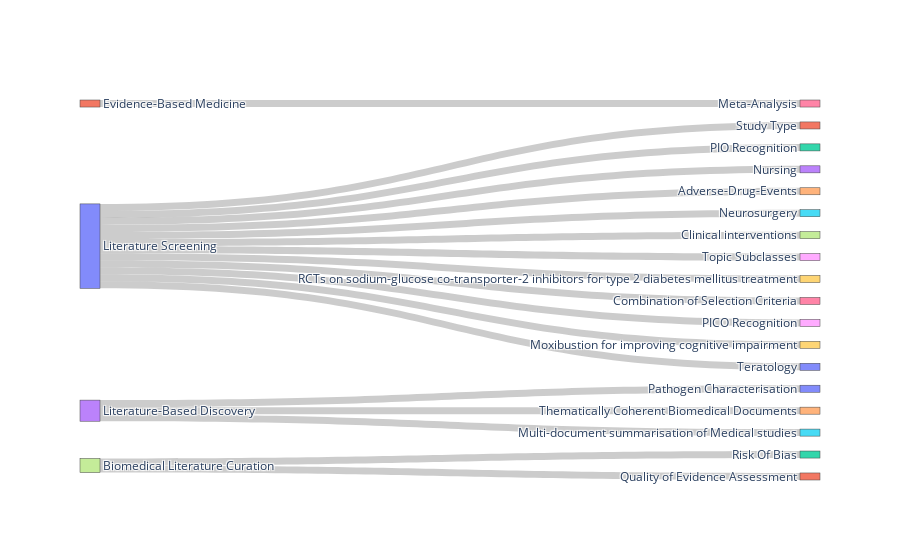

Source (notebook cell):
### Code cell
import plotly.graph_objects as go # Import the graphical object

fig = go.Figure( 
    data=[go.Sankey( # The plot we are interest
        # This part is for the node information
        node = dict( 
            label = levels_combined
        ),
        # This part is for the link information
        link = dict(
            source = source_node,
            target = target_node,
            value = values
        ))])

# With this save the plots 
plot(fig,
     image_filename='sankey_plot_1', 
     image='png', 
     image_width=1000, 
     image_height=600
)
# And shows the plot
fig.show()

### Figure 1 — Plotly figure (JSON) as saved in the notebook; plotly's stock layout.template omitted (floating-point values rounded to 4 significant figures)
{"data": [{"link": {"source": [10, 10, 10, 10, 13, 10, 13, 10, 10, 11, 10, 10, 17, 10, 10, 17, 10, 13], "target": [16, 19, 18, 5, 14, 20, 0, 8, 3, 6, 2, 9, 21, 7, 1, 12, 4, 15], "value": [1, 1, 1, 1, 1, 1, 1, 1, 1, 1, 1, 1, 1, 1, 1, 1, 1, 1]}, "node": {"label": ["  Pathogen Characterisation", " Study Type", " PIO Recognition", "  Nursing", "  Adverse-Drug-Events", "  Neurosurgery", " Meta-Analysis", "  Clinical interventions", " Topic Subclasses", " RCTs on sodium-glucose co-transporter-2 inhibitors for type 2 diabetes mellitus treatment", "Literature Screening", "Evidence-Based Medicine", " Risk Of Bias", "Literature-Based Discovery", " Thematically Coherent Biomedical Documents", " Multi-document summarisation of Medical studies", " Combination of Selection Criteria", "Biomedical Literature Curation", " PICO Recognition", "  Moxibustion for improving cognitive impairment", "  Teratology", " Quality of Evidence Assessment"]}, "type": "sankey"}], "layout": {"autosize": true}}
